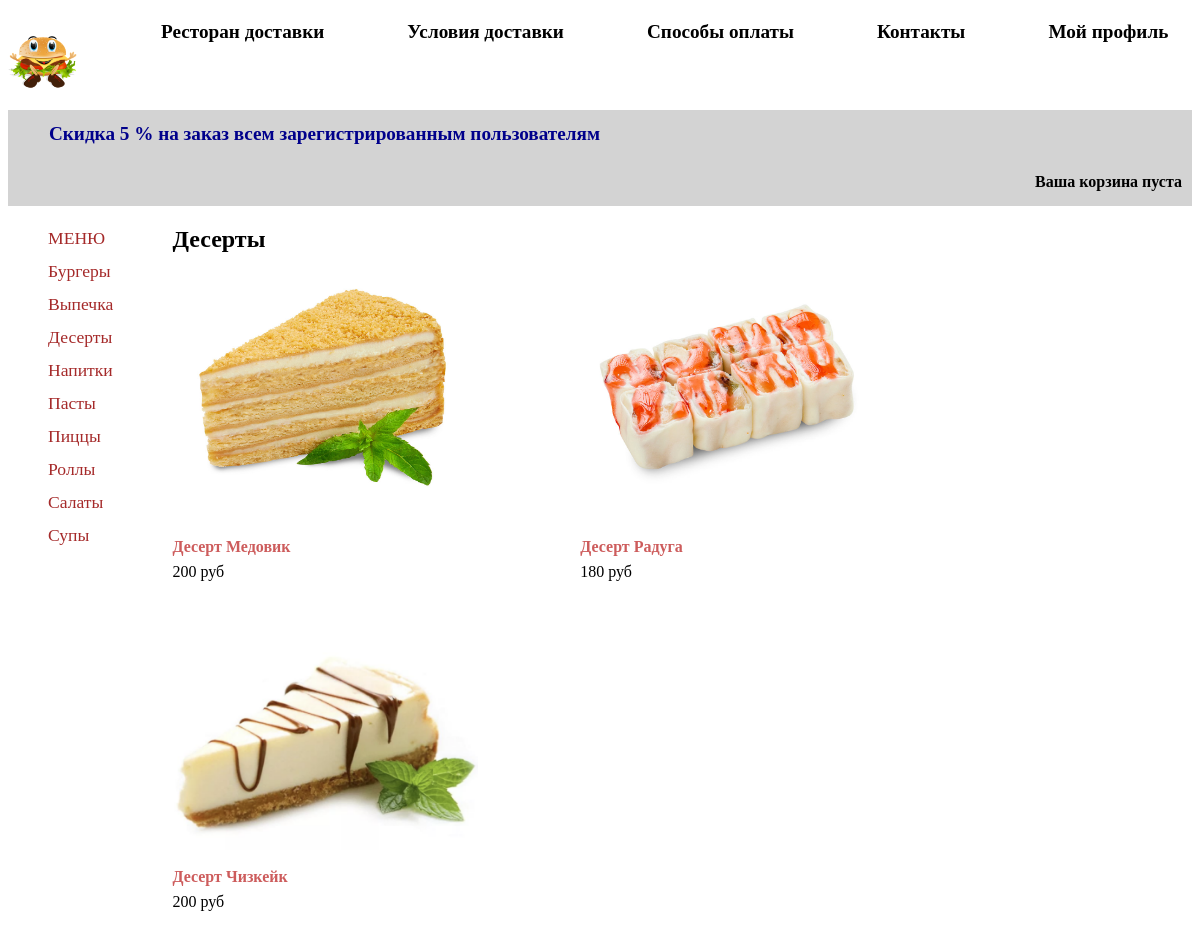
Page /dessert/ on the committed database.
### store/models.py (models this page shows, shortened)
class Category(models.Model):
    name = models.CharField(max_length=200, verbose_name='Категория')
    slug = models.SlugField(max_length=200)
    class Meta:
        ordering = ('name',)
        verbose_name_plural = 'Категории'
    def get_absolute_url(self):
        return reverse('product_list_by_category', args=[self.slug])

class Product(models.Model):
    category = models.ForeignKey(Category, on_delete=models.SET_NULL, null=True, verbose_name='Категория')
    name = models.CharField(max_length=200, verbose_name='Название')
    slug = models.SlugField(max_length=200)
    image = models.CharField(max_length=100, blank=True, null=True, verbose_name='Картинка')
    description = models.TextField(null=True, blank=True, verbose_name='Описание')
    price = models.DecimalField(max_digits=10, decimal_places=0, verbose_name='Цена')
    volume = models.CharField(max_length=50, null=True, verbose_name='Объем')
    available = models.BooleanField(default=True, verbose_name='Доступность товара')
    created = models.DateTimeField(auto_now_add=True, verbose_name='Дата создания')
    updated = models.DateTimeField(auto_now=True, verbose_name='Дата обновления')
    class Meta:
        ordering = ('name',)
        index_together = (('id', 'slug'),)
        verbose_name_plural = 'Товары'
    def get_absolute_url(self):
        return reverse('product_detail', args=[self.id, self.slug])

### store/views.py (the view)
# urls.py: path('', views.product_list, name='home'),
def product_list(request, category_slug=None):
    category = None
    categories = Category.objects.all()
    products = Product.objects.filter(available=True)
    if category_slug:
        category = get_object_or_404(Category, slug=category_slug)
        products = products.filter(category=category)
    data = {'category': category, 'categories': categories, 'products': products}
    return render(request, 'store/product_list.html', data)

### store/cart.py (called while the page is built)
    def __len__(self):
        return sum(item['quantity'] for item in self.cart.values())

### store/context_processors.py (called while the page is built)
def cart(request):
    return {'cart': Cart(request)}

### templates/store/product_list.html (shortened to what this page needs)
{% extends "index.html" %}
{% load static %}
{% block content %}
    <div id="sidebar">
        <ul>
            <li {% if not category %}class="selected"{% endif %}>
                <a href="{% url "home" %}">МЕНЮ</a>
            </li>
            {% for c in categories %}
                <li {% if category.slug == c.slug %}class="selected"
                    {% endif %}>
                    <a href="{{ c.get_absolute_url }}">{{ c.name }}</a>
                </li>
            {% endfor %}
        </ul>
    </div>
    <div class="pl-header">
        <h2>{% if category %}
            {{ category.name }}
        {% else %}Меню
        {% endif %}</h2>
        <div class="product-list">
            {% for product in products %}
                <div class="item">
                    <a href="{{ product.get_absolute_url }}">
                        <img src="{% if product.image %}{% static product.image %}
                              {% else %}{% static "img/no_image.png" %}
                              {% endif %}">
                    </a>
                    <br>
                    <a href="{{ product.get_absolute_url }}">{{ product.name }}</a>
                    <br>
                    <div id="price">{{ product.price }} руб</div>
                </div>
            {% endfor %}
        </div>
    </div>
{% endblock %}

### store/static/css/base.css (style rules this page uses)
body { font-family: Tahoma, serif; }

### store/static/css/product_list.css (style rules this page uses)
#sidebar { display: flex; flex-direction: column; margin-right: 5%; }
#sidebar ul { list-style-type: none; line-height: 2em; }
#sidebar ul li a { color: brown; text-decoration: none; font-size: 1.1em; }
.pl-header { display: flex; flex-direction: column; }
.product-list { display: flex; flex-direction: row; flex-wrap: wrap; }
.item { flex-basis: 40%; flex-direction: column; padding-bottom: 3%; }
.item img { width: 75%; height: 75%; }
.item a { text-decoration: none; color: indianred; line-height: 2em; font-weight: bolder; text-align: center; }

### rows in the picture
Category: name "Бургеры"
Category: name "Выпечка"
Category: name "Десерты"
Category: name "Напитки"
Category: name "Пасты"
Category: name "Пиццы"
Category: name "Роллы"
Category: name "Салаты"
Category: name "Супы"
Product: image (picture), name "Десерт Медовик", price "200"
Product: image (picture), name "Десерт Радуга", price "180"
Product: image (picture), name "Десерт Чизкейк", price "200"
